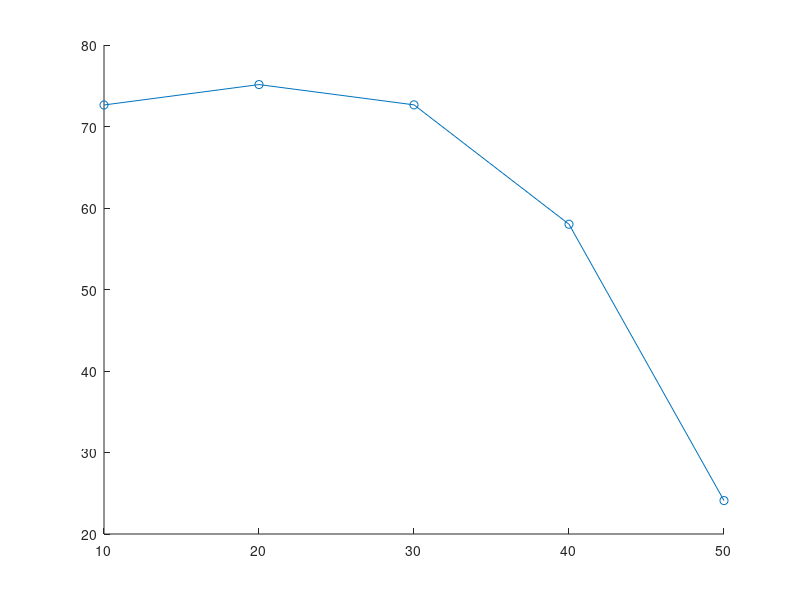

Reproduce this figure in MATLAB. (Note: this script raises an error after producing the figure.)
% x-> missing percent > y=> accuracy 
% database -> bbcsport4vbigRnSp

X = [10 20 30 40 50];
% y1 = [80.1724 79.3103 81.0345 61.2069 41.8966];
% y2 = [83.1000 75.7875 63.6000 52.5875 37.2750];
% y3 = [69.4500,72.3000 61.7000 55.3500 41.8500];
% y4 = [82.6000,82.4700,83.1500,84.7500 46.0500];
% y5 = [67.6000 66.1500 58 49.2000 42.7];
% y6 = [74.2741 75.6581 72.6323 69.9457 37.0421];

% percent vs nmi 

y1 = [72.6406 75.1442 72.6566 58.0074 24.0983]; % bbcsport4vbigRnSp
y2 = []; % 100Leaves
y3 = []; % ORL
y4 = []; % mfeatRnSp
y5 = []; % caltech7


plot(X,y1,'-o',...
    X,y2,'-o',...
    X,y3,'-o',...
    X,y4,'-o',...
    X,y5,'-o',...
    'MarkerFaceColor',[0,0,1]);


title('Accuracy over missing rate of all dataset');
ylim([0 100])
ylabel('Accuracy (%)');
xticks([0 10 20 30 40 50])
xlabel('missing rate (%)');

legend('bbcsport4vbigRnSp','100Leaves','ORL',...
'mfeatRnSp','caltech7',...
'Location','southwest');
grid on
grid minor








